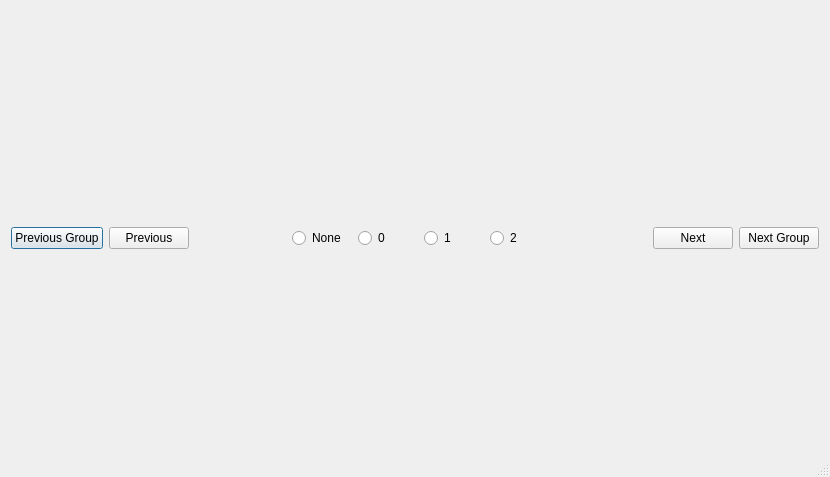
<?xml version="1.0" encoding="UTF-8"?>
<ui version="4.0">
 <class>ManualScoringWidget</class>
 <widget class="QDialog" name="ManualScoringWidget">
  <property name="geometry">
   <rect>
    <x>0</x>
    <y>0</y>
    <width>830</width>
    <height>477</height>
   </rect>
  </property>
  <property name="windowTitle">
   <string>Manual Image Scorer</string>
  </property>
  <property name="sizeGripEnabled">
   <bool>true</bool>
  </property>
  <layout class="QVBoxLayout" name="verticalLayout">
   <item>
    <layout class="QHBoxLayout" name="horizontalLayout">
     <item>
      <widget class="QPushButton" name="prevGroupButton">
       <property name="text">
        <string>Previous Group</string>
       </property>
      </widget>
     </item>
     <item>
      <widget class="QPushButton" name="prevButton">
       <property name="text">
        <string>Previous</string>
       </property>
      </widget>
     </item>
     <item>
      <spacer name="horizontalSpacer">
       <property name="orientation">
        <enum>Qt::Horizontal</enum>
       </property>
       <property name="sizeHint" stdset="0">
        <size>
         <width>40</width>
         <height>20</height>
        </size>
       </property>
      </spacer>
     </item>
     <item>
      <widget class="QRadioButton" name="radioNone">
       <property name="sizePolicy">
        <sizepolicy hsizetype="Maximum" vsizetype="Fixed">
         <horstretch>0</horstretch>
         <verstretch>0</verstretch>
        </sizepolicy>
       </property>
       <property name="minimumSize">
        <size>
         <width>60</width>
         <height>0</height>
        </size>
       </property>
       <property name="text">
        <string>None</string>
       </property>
      </widget>
     </item>
     <item>
      <widget class="QRadioButton" name="radio0">
       <property name="sizePolicy">
        <sizepolicy hsizetype="Maximum" vsizetype="Fixed">
         <horstretch>0</horstretch>
         <verstretch>0</verstretch>
        </sizepolicy>
       </property>
       <property name="minimumSize">
        <size>
         <width>60</width>
         <height>0</height>
        </size>
       </property>
       <property name="text">
        <string>0</string>
       </property>
      </widget>
     </item>
     <item>
      <widget class="QRadioButton" name="radio1">
       <property name="sizePolicy">
        <sizepolicy hsizetype="Maximum" vsizetype="Fixed">
         <horstretch>0</horstretch>
         <verstretch>0</verstretch>
        </sizepolicy>
       </property>
       <property name="minimumSize">
        <size>
         <width>60</width>
         <height>0</height>
        </size>
       </property>
       <property name="text">
        <string>1</string>
       </property>
      </widget>
     </item>
     <item>
      <widget class="QRadioButton" name="radio2">
       <property name="sizePolicy">
        <sizepolicy hsizetype="Maximum" vsizetype="Fixed">
         <horstretch>0</horstretch>
         <verstretch>0</verstretch>
        </sizepolicy>
       </property>
       <property name="minimumSize">
        <size>
         <width>60</width>
         <height>0</height>
        </size>
       </property>
       <property name="text">
        <string>2</string>
       </property>
      </widget>
     </item>
     <item>
      <spacer name="horizontalSpacer_2">
       <property name="orientation">
        <enum>Qt::Horizontal</enum>
       </property>
       <property name="sizeHint" stdset="0">
        <size>
         <width>40</width>
         <height>20</height>
        </size>
       </property>
      </spacer>
     </item>
     <item>
      <widget class="QPushButton" name="nextButton">
       <property name="text">
        <string>Next</string>
       </property>
      </widget>
     </item>
     <item>
      <widget class="QPushButton" name="nextGroupButton">
       <property name="text">
        <string>Next Group</string>
       </property>
      </widget>
     </item>
    </layout>
   </item>
  </layout>
  <action name="actionBackspace">
   <property name="text">
    <string>Clear Image Score</string>
   </property>
   <property name="toolTip">
    <string>Clear image score</string>
   </property>
   <property name="shortcut">
    <string>Backspace</string>
   </property>
   <property name="shortcutContext">
    <enum>Qt::WidgetWithChildrenShortcut</enum>
   </property>
   <property name="menuRole">
    <enum>QAction::ApplicationSpecificRole</enum>
   </property>
  </action>
  <action name="action0">
   <property name="text">
    <string>Set Image Score to 0</string>
   </property>
   <property name="toolTip">
    <string>Set image score to 0</string>
   </property>
   <property name="shortcut">
    <string>0</string>
   </property>
   <property name="shortcutContext">
    <enum>Qt::WidgetWithChildrenShortcut</enum>
   </property>
   <property name="menuRole">
    <enum>QAction::ApplicationSpecificRole</enum>
   </property>
  </action>
  <action name="action1">
   <property name="text">
    <string>Set Image Score to 1</string>
   </property>
   <property name="toolTip">
    <string>Set image score to 1</string>
   </property>
   <property name="shortcut">
    <string>1</string>
   </property>
   <property name="shortcutContext">
    <enum>Qt::WidgetWithChildrenShortcut</enum>
   </property>
   <property name="menuRole">
    <enum>QAction::ApplicationSpecificRole</enum>
   </property>
  </action>
  <action name="action2">
   <property name="text">
    <string>Set Image Score to 2</string>
   </property>
   <property name="toolTip">
    <string>Set image score to 2</string>
   </property>
   <property name="shortcut">
    <string>2</string>
   </property>
   <property name="shortcutContext">
    <enum>Qt::WidgetWithChildrenShortcut</enum>
   </property>
   <property name="menuRole">
    <enum>QAction::ApplicationSpecificRole</enum>
   </property>
  </action>
  <action name="actionLeft">
   <property name="text">
    <string>Show Previous Image</string>
   </property>
   <property name="toolTip">
    <string>Show previous image</string>
   </property>
   <property name="shortcut">
    <string>Left</string>
   </property>
   <property name="shortcutContext">
    <enum>Qt::WidgetWithChildrenShortcut</enum>
   </property>
   <property name="menuRole">
    <enum>QAction::ApplicationSpecificRole</enum>
   </property>
  </action>
  <action name="actionRight">
   <property name="text">
    <string>Show Next Image</string>
   </property>
   <property name="toolTip">
    <string>Show next image</string>
   </property>
   <property name="shortcut">
    <string>Right</string>
   </property>
   <property name="shortcutContext">
    <enum>Qt::WidgetWithChildrenShortcut</enum>
   </property>
   <property name="menuRole">
    <enum>QAction::ApplicationSpecificRole</enum>
   </property>
  </action>
  <action name="actionDown">
   <property name="text">
    <string>Go To Next Group</string>
   </property>
   <property name="toolTip">
    <string>Go to next group</string>
   </property>
   <property name="shortcut">
    <string>Down</string>
   </property>
   <property name="shortcutContext">
    <enum>Qt::WidgetWithChildrenShortcut</enum>
   </property>
   <property name="menuRole">
    <enum>QAction::ApplicationSpecificRole</enum>
   </property>
  </action>
  <action name="actionUp">
   <property name="text">
    <string>Go To Previous Group</string>
   </property>
   <property name="toolTip">
    <string>Go to previous group</string>
   </property>
   <property name="shortcut">
    <string>Up</string>
   </property>
   <property name="shortcutContext">
    <enum>Qt::WidgetWithChildrenShortcut</enum>
   </property>
   <property name="menuRole">
    <enum>QAction::ApplicationSpecificRole</enum>
   </property>
  </action>
 </widget>
 <tabstops>
  <tabstop>prevButton</tabstop>
  <tabstop>radioNone</tabstop>
  <tabstop>radio0</tabstop>
  <tabstop>radio1</tabstop>
  <tabstop>radio2</tabstop>
  <tabstop>nextButton</tabstop>
 </tabstops>
 <resources/>
 <connections/>
</ui>
